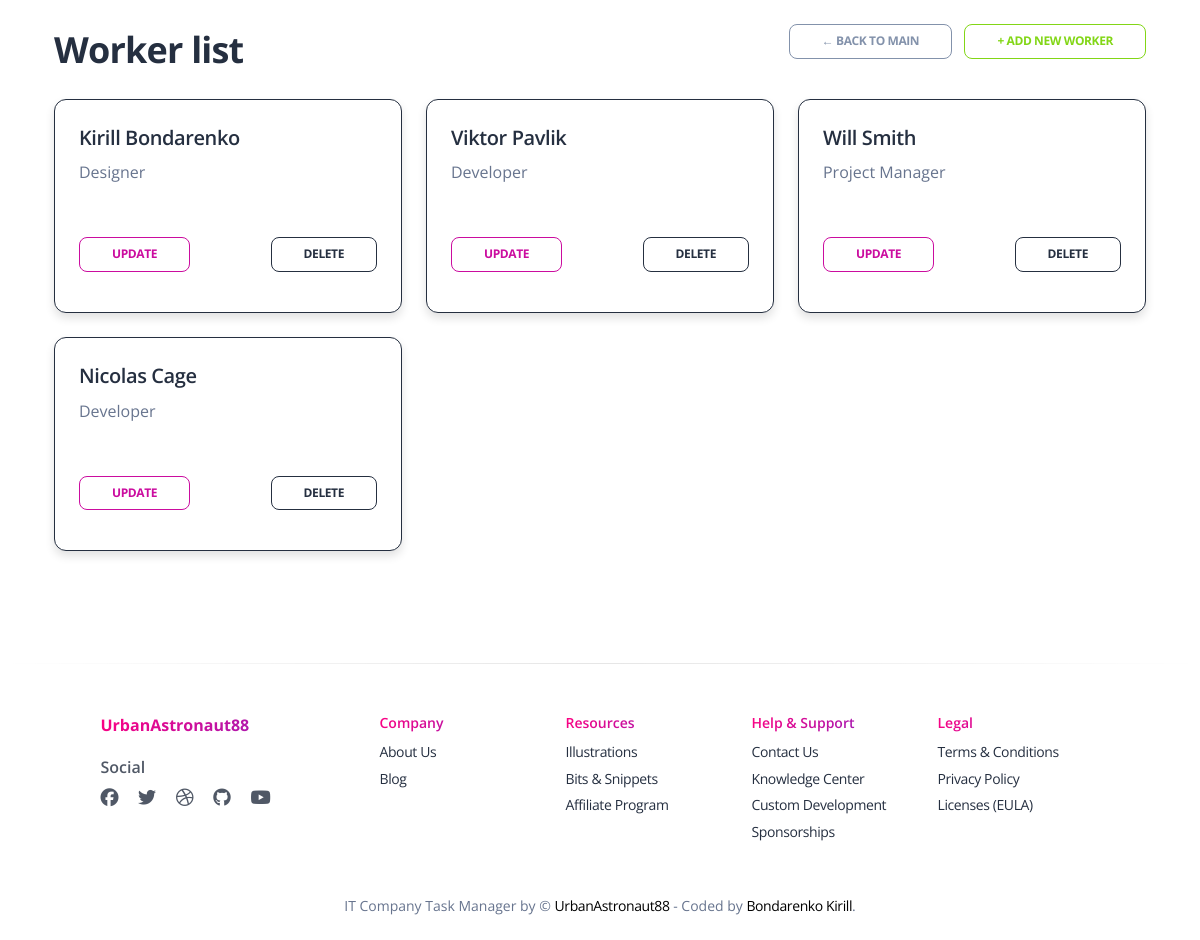
/workers/ (signed in), run on the app's committed database.
### main/models.py (models this page shows, shortened)
class Worker(AbstractUser):
    position = models.ForeignKey(Position, on_delete=models.SET_NULL, null=True, blank=True)

class Position(models.Model):
    name = models.CharField(max_length=255, unique=True)
    def __str__(self):
        return self.name

### main/views.py (the view)
# urls.py: path("", WorkerListView.as_view(), name="worker-list"),
class WorkerListView(LoginRequiredMixin, ListView):
    model = User
    template_name = "main/worker_list.html"
    context_object_name = "workers"
    paginate_by = 9
    def paginate_queryset(self, queryset, page_size):
        paginator = Paginator(queryset, page_size)
        page = self.request.GET.get('page') or 1
        try:
            page_number = int(page)
        except ValueError:
            page_number = 1
        try:
            page_obj = paginator.page(page_number)
        except EmptyPage:
            page_obj = paginator.page(paginator.num_pages)
        return (paginator, page_obj, page_obj.object_list, page_obj.has_other_pages())

### main/context_processors.py (called while the page is built)
def cfg_assets_root(request):
    return { 'ASSETS_ROOT' : settings.ASSETS_ROOT }

### templates/main/worker_list.html (shortened to what this page needs)
{% extends "layouts/base.html" %}
{% block content %}
  <div class="container mt-4">
    <div class="d-flex justify-content-between align-items-center mb-4">
      <h2 class="mb-0">Worker list</h2>
      <div>
        <a href="{% url 'main:home' %}" class="btn btn-sm btn-outline-secondary me-2">
          ← Back to Main
        </a>
        <a href="{% url 'main:workers:worker-create' %}" class="btn btn-sm btn-outline-success">
          + Add new worker
        </a>
      </div>
    </div>
    {% if workers %}
      <div class="row row-cols-1 row-cols-md-2 row-cols-lg-3 g-4">
        {% for worker in workers %}
          <div class="col">
            <div class="card h-100 shadow-sm border border-dark rounded-3">
              <div class="card-body">
                <h5 class="card-title">
                  <a href="{% url 'main:workers:worker-detail' worker.pk %}" class="text-decoration-none text-dark">
                    {{ worker.first_name }} {{ worker.last_name }}
                  </a>
                </h5>
                <p class="card-text text-muted mb-1">{{ worker.position }}</p>
              </div>
              <div class="card-footer d-flex justify-content-between">
                <a href="{% url 'main:workers:worker-update' worker.pk %}" class="btn btn-sm btn-outline-primary">Update</a>
                <a href="{% url 'main:workers:worker-delete' worker.pk %}" class="btn btn-sm btn-outline-dark">Delete</a>
              </div>
            </div>
          </div>
        {% endfor %}
      </div>
    {% else %}
      <div class="alert alert-info">There are no workers yet.</div>
    {% endif %}
  </div>
{% endblock %}

### templates/layouts/base.html (shortened to what this page needs)
<!DOCTYPE html>
<html lang="en">
<head>
  <link href="{{ ASSETS_ROOT }}/css/nucleo-icons.css" rel="stylesheet" />
  <link href="{{ ASSETS_ROOT }}/css/nucleo-svg.css" rel="stylesheet" />
  <link href="{{ ASSETS_ROOT }}/css/nucleo-svg.css" rel="stylesheet" />
  <link id="pagestyle" href="{{ ASSETS_ROOT }}/css/soft-design-system.css?v=1.0.1" rel="stylesheet" />
</head>
<body class="{% block body_class %}{% endblock body_class %}">
    {% block content %}{% endblock content %}
    {% include "includes/footer.html" %}
</body>
</html>

### templates/includes/footer.html
  <footer class="footer pt-5 mt-5">
    <hr class="horizontal dark mb-5">
    <div class="container">
      <div class=" row">
        <div class="col-md-3 mb-4 ms-auto">
          <div>
            <h6 class="text-gradient text-primary font-weight-bolder">UrbanAstronaut88</h6>
          </div>
          <div>
            <h6 class="mt-3 mb-2 opacity-8">Social</h6>
            <ul class="d-flex flex-row ms-n3 nav">
              <li class="nav-item">
                <a class="nav-link pe-1" href="https://www.facebook.com/" target="_blank">
                  <i class="fab fa-facebook text-lg opacity-8"></i>
                </a>
              </li>
              <li class="nav-item">
                <a class="nav-link pe-1" href="https://twitter.com/" target="_blank">
                  <i class="fab fa-twitter text-lg opacity-8"></i>
                </a>
              </li>
              <li class="nav-item">
                <a class="nav-link pe-1" href="https://dribbble.com/" target="_blank">
                  <i class="fab fa-dribbble text-lg opacity-8"></i>
                </a>
              </li>
              <li class="nav-item">
                <a class="nav-link pe-1" href="https://github.com/urbanastronaut88" target="_blank">
                  <i class="fab fa-github text-lg opacity-8"></i>
                </a>
              </li>
              <li class="nav-item">
                <a class="nav-link pe-1" href="https://www.youtube.com/" target="_blank">
                  <i class="fab fa-youtube text-lg opacity-8"></i>
                </a>
              </li>
            </ul>
          </div>
        </div>
        <div class="col-md-2 col-sm-6 col-6 mb-4">
          <div>
            <h6 class="text-gradient text-primary text-sm">Company</h6>
            <ul class="flex-column ms-n3 nav">
              <li class="nav-item">
                <a class="nav-link" href="" target="_blank">
                  About Us
                </a>
              </li>
              <li class="nav-item">
                <a class="nav-link" href="" target="_blank">
                  Blog
                </a>
              </li>
            </ul>
          </div>
        </div>
        <div class="col-md-2 col-sm-6 col-6 mb-4">
          <div>
            <h6 class="text-gradient text-primary text-sm">Resources</h6>
            <ul class="flex-column ms-n3 nav">
              <li class="nav-item">
                <a class="nav-link" href="" target="_blank">
                  Illustrations
                </a>
              </li>
              <li class="nav-item">
                <a class="nav-link" href="" target="_blank">
                  Bits & Snippets
                </a>
              </li>
              <li class="nav-item">
                <a class="nav-link" href="" target="_blank">
                  Affiliate Program
                </a>
              </li>
            </ul>
          </div>
        </div>
        <div class="col-md-2 col-sm-6 col-6 mb-4">
          <div>
            <h6 class="text-gradient text-primary text-sm">Help & Support</h6>
            <ul class="flex-column ms-n3 nav">
              <li class="nav-item">
                <a class="nav-link" href="" target="_blank">
                  Contact Us
                </a>
              </li>
              <li class="nav-item">
                <a class="nav-link" href="" target="_blank">
                  Knowledge Center
                </a>
              </li>
              <li class="nav-item">
                <a class="nav-link" href="" target="_blank">
                  Custom Development
                </a>
              </li>
              <li class="nav-item">
                <a class="nav-link" href="" target="_blank">
                  Sponsorships
                </a>
              </li>
            </ul>
          </div>
        </div>
        <div class="col-md-2 col-sm-6 col-6 mb-4 me-auto">
          <div>
            <h6 class="text-gradient text-primary text-sm">Legal</h6>
            <ul class="flex-column ms-n3 nav">
              <li class="nav-item">
                <a class="nav-link" href="" target="_blank">
                  Terms & Conditions
                </a>
              </li>
              <li class="nav-item">
                <a class="nav-link" href="" target="_blank">
                  Privacy Policy
                </a>
              </li>
              <li class="nav-item">
                <a class="nav-link" href="" target="_blank">
                  Licenses (EULA)
                </a>
              </li>
            </ul>
          </div>
        </div>
        <div class="col-12">
          <div class="text-center">
            <p class="my-4 text-sm">
              IT Company Task Manager by &copy; <a target="_blank" href="https://github.com/urbanastronaut88" target="_blank">UrbanAstronaut88</a>
              - Coded by <a target="_blank" href="" target="_blank">Bondarenko Kirill</a>.
            </p>
          </div>
        </div>
      </div>
    </div>
  </footer>

### data on the page
Worker: first_name "Kirill", last_name "Bondarenko", position "Designer"
Worker: first_name "Viktor", last_name "Pavlik", position "Developer"
Worker: first_name "Will", last_name "Smith", position "Project Manager"
Worker: first_name "Nicolas", last_name "Cage", position "Developer"
